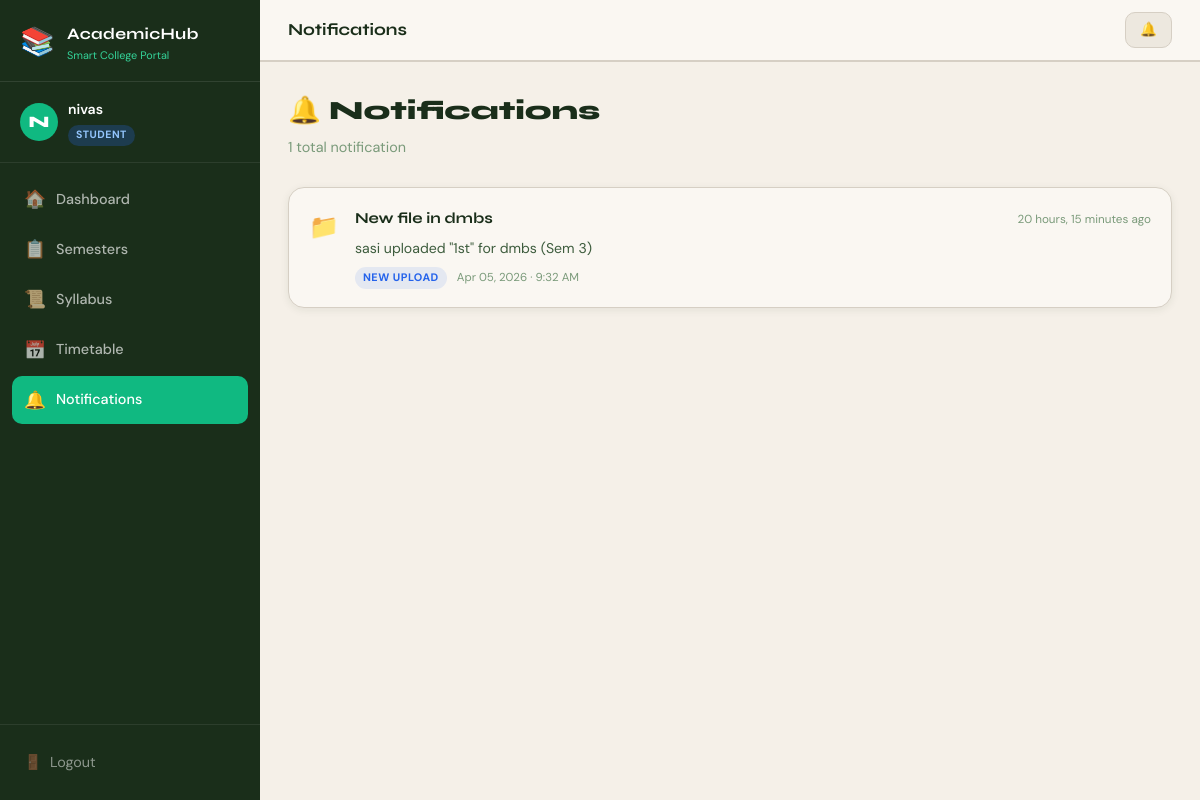
/notifications/ (signed in), run on the app's committed database.
### core/models.py (models this page shows, shortened)
class User(AbstractBaseUser, PermissionsMixin):
    ROLE_CHOICES = [
        ('student', 'Student'),
        ('teacher', 'Teacher'),
    ]
    name = models.CharField(max_length=150)
    email = models.EmailField(unique=True)
    role = models.CharField(max_length=10, choices=ROLE_CHOICES, default='student')
    is_active = models.BooleanField(default=True)
    is_staff = models.BooleanField(default=False)
    date_joined = models.DateTimeField(auto_now_add=True)
    USERNAME_FIELD = 'email'
    REQUIRED_FIELDS = ['name', 'role']
    objects = UserManager()

class Notification(models.Model):
    NOTIF_TYPE_CHOICES = [
        ('upload', 'New Upload'),
        ('assignment', 'Assignment'),
        ('reminder', 'Reminder'),
        ('general', 'General'),
    ]
    title = models.CharField(max_length=200)
    message = models.TextField()
    notif_type = models.CharField(max_length=20, choices=NOTIF_TYPE_CHOICES, default='general')
    created_at = models.DateTimeField(auto_now_add=True)
    is_read = models.BooleanField(default=False)
    recipient = models.ForeignKey(
        User, on_delete=models.CASCADE, related_name='notifications', null=True, blank=True
    )
    class Meta:
        ordering = ['-created_at']

### core/views.py (the view)
# urls.py: path('notifications/', views.notifications_view, name='notifications'),
@login_required
def notifications_view(request):
    notifications = Notification.objects.filter(recipient=request.user).order_by('-created_at')
    notifications.filter(is_read=False).update(is_read=True)
    return render(request, 'core/notifications.html', {'notifications': notifications})

### core/templates/core/notifications.html (shortened to what this page needs)
{% extends 'core/base.html' %}
{% block page_title %}Notifications{% endblock %}
{% block content %}
<div class="notifications-page">
    <div class="page-header">
        <h2>🔔 Notifications</h2>
        <p>{{ notifications|length }} total notification{% if notifications|length != 1 %}s{% endif %}</p>
    </div>
    {% if notifications %}
    <div class="notifications-list">
        {% for notif in notifications %}
        <div class="notif-card notif-{{ notif.notif_type }} {% if not notif.is_read %}notif-unread{% endif %}">
            <div class="notif-type-icon">
                {% if notif.notif_type == 'upload' %}📁
                {% elif notif.notif_type == 'assignment' %}📝
                {% elif notif.notif_type == 'reminder' %}⏰
                {% else %}📢
                {% endif %}
            </div>
            <div class="notif-content">
                <div class="notif-header-row">
                    <h4 class="notif-title">{{ notif.title }}</h4>
                    <span class="notif-time">{{ notif.created_at|timesince }} ago</span>
                </div>
                <p class="notif-message">{{ notif.message }}</p>
                <div class="notif-tags">
                    <span class="notif-type-tag tag-{{ notif.notif_type }}">
                        {{ notif.get_notif_type_display }}
                    </span>
                    <span class="notif-date">{{ notif.created_at|date:"M d, Y · g:i A" }}</span>
                </div>
            </div>
        </div>
        {% endfor %}
    </div>
    {% else %}
    <div class="empty-state">
        <div class="empty-icon">🔕</div>
        <h3>No notifications yet</h3>
        <p>You'll receive notifications when teachers upload files, add assignments, or post reminders.</p>
    </div>
    {% endif %}
</div>
{% endblock %}

### core/templates/core/base.html (shortened to what this page needs)
<!DOCTYPE html>
<html lang="en">
<head>
    {% load static %}
    <link rel="stylesheet" href="{% static 'css/styles.css' %}">
</head>
<body>
    {% if user.is_authenticated %}
    <div class="app-layout">
        <aside class="sidebar" id="sidebar">
            <div class="sidebar-brand">
                <div class="brand-icon">📚</div>
                <div class="brand-text">
                    <span class="brand-name">AcademicHub</span>
                    <span class="brand-sub">Smart College Portal</span>
                </div>
            </div>
            <div class="sidebar-user">
                <div class="user-avatar">{{ user.name|first|upper }}</div>
                <div class="user-info">
                    <span class="user-name">{{ user.name }}</span>
                    <span class="user-role role-badge role-{{ user.role }}">{{ user.role|capfirst }}</span>
                </div>
            </div>
<nav class="sidebar-nav">
    {% if user.role == 'student' %}
    <a href="{% url 'dashboard' %}" class="nav-item {% if request.resolver_match.url_name == 'dashboard' %}active{% endif %}">
        <span class="nav-icon">🏠</span><span>Dashboard</span>
    </a>
    <a href="{% url 'semesters' %}" class="nav-item {% if 'semester' in request.resolver_match.url_name %}active{% endif %}">
        <span class="nav-icon">📋</span><span>Semesters</span>
    </a>
    <a href="{% url 'syllabus' %}" class="nav-item {% if 'syllabus' in request.resolver_match.url_name %}active{% endif %}">
        <span class="nav-icon">📜</span><span>Syllabus</span>
    </a>
    {% endif %}
    <a href="{% url 'timetable' %}" class="nav-item {% if request.resolver_match.url_name == 'timetable' %}active{% endif %}">
        <span class="nav-icon">📅</span><span>Timetable</span>
    </a>
    <a href="{% url 'notifications' %}" class="nav-item {% if request.resolver_match.url_name == 'notifications' %}active{% endif %}">
        <span class="nav-icon">🔔</span><span>Notifications</span>
    </a>
</nav>
            <div class="sidebar-footer">
                <a href="{% url 'logout' %}" class="logout-btn">
                    <span>🚪</span> Logout
                </a>
            </div>
        </aside>
        <main class="main-content">
            <div class="topbar">
                <div class="topbar-title">{% block page_title %}{% endblock %}</div>
                <div class="topbar-actions">
                    <a href="{% url 'notifications' %}" class="notif-btn">
                        🔔
                    </a>
                </div>
            </div>
            <div class="content-area">
                {% block content %}{% endblock %}
            </div>
        </main>
    </div>
    {% else %}
        {% block auth_content %}{% endblock %}
    {% endif %}
</body>
</html>

### data on the page
User: name|first "N", name "nivas", role "STUDENT"
Notification: title "New file in dmbs", created_at "20 hours, 15 minutes", message "sasi uploaded \"1st\" for dmbs (Sem 3)", notif_type "NEW UPLOAD", created_at "Apr 05, 2026 · 9:32 AM"

### other printed values
{{ notifications|length }} "1"
